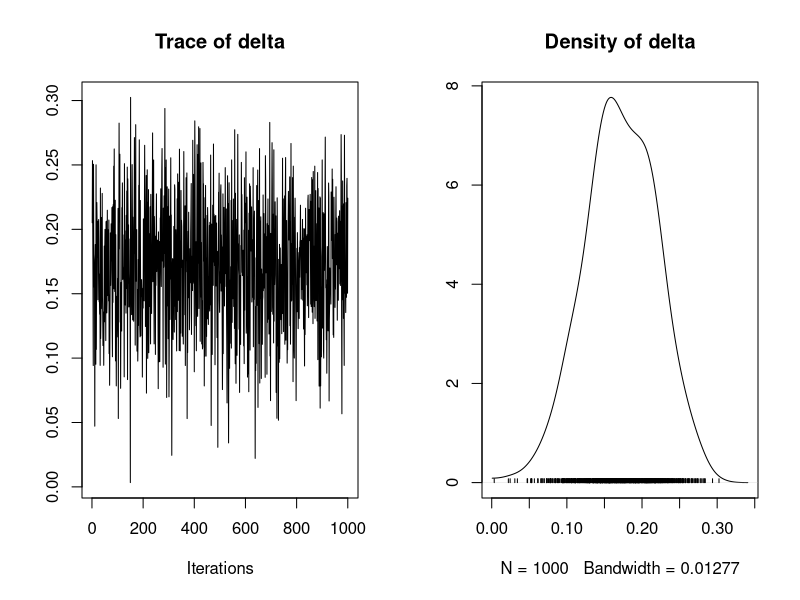

Write R code to recreate this figure.
library(BayesFactor)


### Name: meta.ttestBF
### Title: Function for Bayesian analysis of one- and two-sample designs
### Aliases: meta.ttestBF
### Keywords: htest

### ** Examples

## Bem's (2010) data (see Rouder & Morey, 2011)
t=c(-.15,2.39,2.42,2.43)
N=c(100,150,97,99)

## Using rscale=1 and one-sided test to be
## consistent with Rouder & Morey (2011)
bf = meta.ttestBF(t, N, rscale=1, nullInterval=c(0, Inf))
bf[1]

## plot posterior distribution of delta, assuming alternative
## turn off progress bar for example
samples = posterior(bf[1], iterations = 1000, progress = FALSE)
## Note that posterior() respects the nullInterval
plot(samples)
summary(samples)
